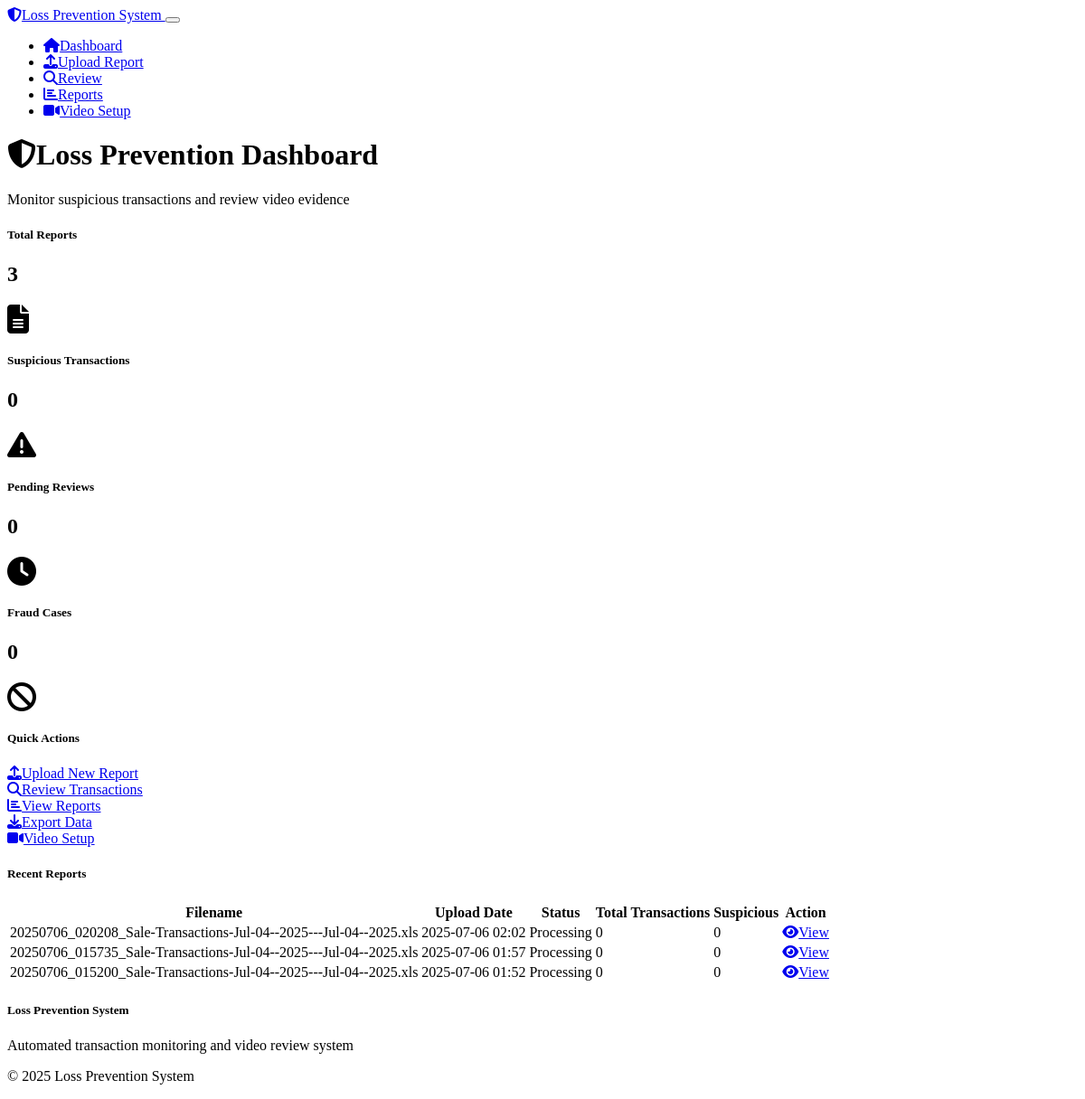
Before: / with the older database file.
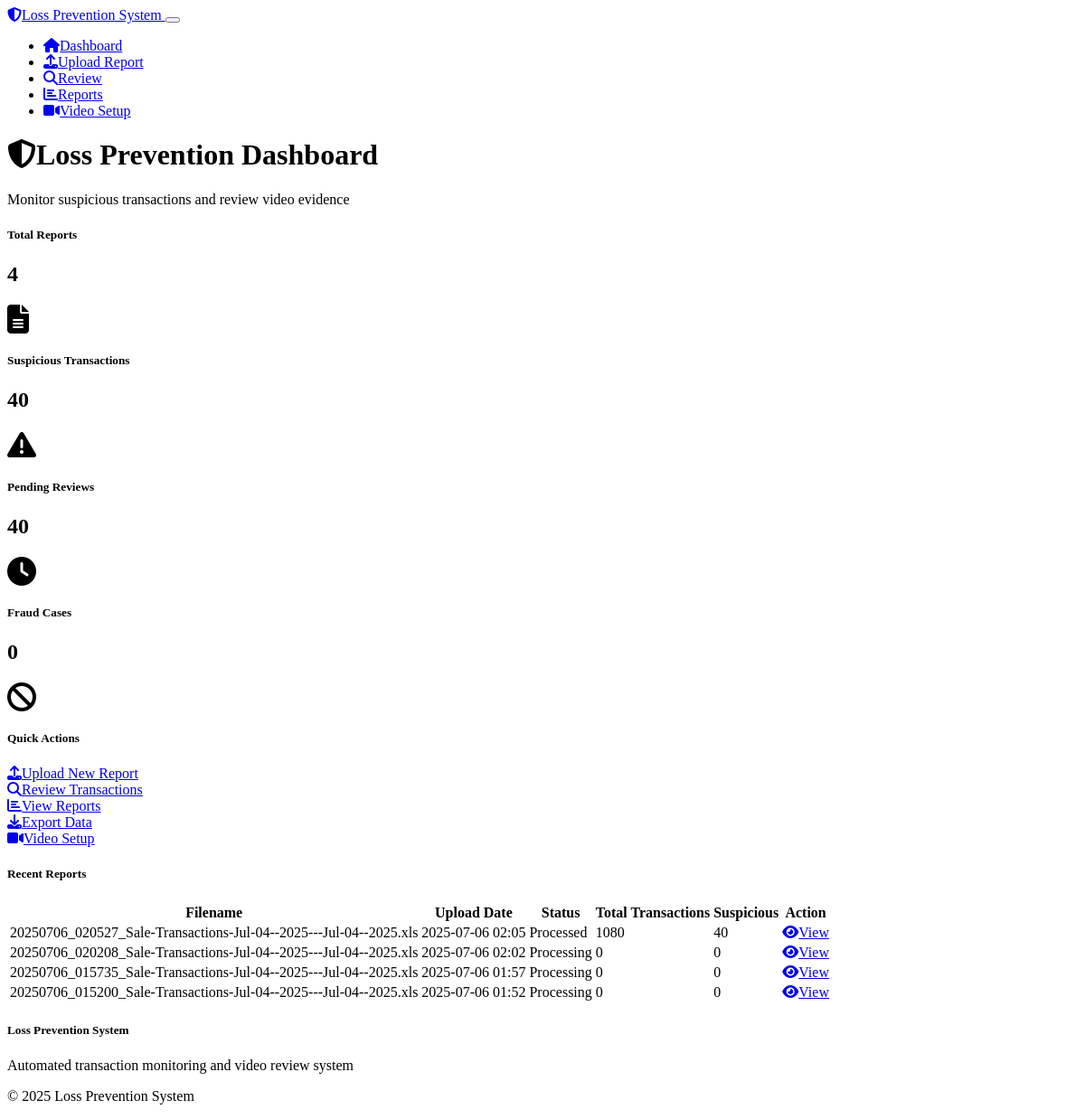
After: the same page with the newer database file.
### models.py (models this page shows)
class TransactionReport(db.Model):
    id = db.Column(db.Integer, primary_key=True)
    filename = db.Column(db.String(255), nullable=False)
    upload_date = db.Column(db.DateTime, default=datetime.utcnow)
    processed = db.Column(db.Boolean, default=False)
    total_transactions = db.Column(db.Integer, default=0)
    suspicious_transactions = db.Column(db.Integer, default=0)

### routes.py (the view)
@app.route('/')
def index():
    recent_reports = TransactionReport.query.order_by(TransactionReport.upload_date.desc()).limit(5).all()
    total_reports = TransactionReport.query.count()
    total_suspicious = SuspiciousTransaction.query.count()
    pending_reviews = SuspiciousTransaction.query.filter_by(review_status='pending').count()
    fraud_count = SuspiciousTransaction.query.filter_by(review_status='fraud').count()
    stats = {
        'total_reports': total_reports,
        'total_suspicious': total_suspicious,
        'pending_reviews': pending_reviews,
        'fraud_count': fraud_count
    }
    return render_template('index.html', recent_reports=recent_reports, stats=stats)

### templates/index.html (shortened to what the changed rows need)
{% extends "base.html" %}
{% block content %}
<div class="row">
    <div class="col-12">
        <h1><i class="fas fa-shield-alt me-2"></i>Loss Prevention Dashboard</h1>
    </div>
</div>
<div class="row mb-4">
    <div class="col-md-3 mb-3">
        <div class="card bg-primary">
            <div class="card-body">
                <div class="d-flex align-items-center">
                    <div class="flex-grow-1">
                        <h5 class="card-title text-white">Total Reports</h5>
                        <h2 class="text-white">{{ stats.total_reports }}</h2>
                    </div>
                </div>
            </div>
        </div>
    </div>
    <div class="col-md-3 mb-3">
        <div class="card bg-warning">
            <div class="card-body">
                <div class="d-flex align-items-center">
                    <div class="flex-grow-1">
                        <h5 class="card-title text-white">Suspicious Transactions</h5>
                        <h2 class="text-white">{{ stats.total_suspicious }}</h2>
                    </div>
                </div>
            </div>
        </div>
    </div>
    <div class="col-md-3 mb-3">
        <div class="card bg-info">
            <div class="card-body">
                <div class="d-flex align-items-center">
                    <div class="flex-grow-1">
                        <h5 class="card-title text-white">Pending Reviews</h5>
                        <h2 class="text-white">{{ stats.pending_reviews }}</h2>
                    </div>
                </div>
            </div>
        </div>
    </div>
    <div class="col-md-3 mb-3">
        <div class="card bg-danger">
            <div class="card-body">
                <div class="d-flex align-items-center">
                    <div class="flex-grow-1">
                        <h2 class="text-white">{{ stats.fraud_count }}</h2>
                    </div>
                </div>
            </div>
        </div>
    </div>
</div>
<div class="row">
    <div class="col-12">
        <div class="card">
            <div class="card-body">
                {% if recent_reports %}
                    <div class="table-responsive">
                        <table class="table table-striped">
                            <thead>
                                <tr>
                                    <th>Filename</th>
                                    <th>Upload Date</th>
                                    <th>Status</th>
                                    <th>Total Transactions</th>
                                    <th>Suspicious</th>
                                    <th>Action</th>
                                </tr>
                            </thead>
                            <tbody>
                                {% for report in recent_reports %}
                                <tr>
                                    <td>{{ report.filename }}</td>
                                    <td>{{ report.upload_date.strftime('%Y-%m-%d %H:%M') }}</td>
                                    <td>
                                        {% if report.processed %}
                                            <span class="badge bg-success">Processed</span>
                                        {% else %}
                                            <span class="badge bg-warning">Processing</span>
                                        {% endif %}
                                    </td>
                                    <td>{{ report.total_transactions }}</td>
                                    <td>
                                        {% if report.suspicious_transactions > 0 %}
                                            <span class="badge bg-danger">{{ report.suspicious_transactions }}</span>
                                        {% else %}
                                            <span class="badge bg-success">0</span>
                                        {% endif %}
                                    </td>
                                    <td>
                                        <a href="{{ url_for('dashboard') }}" class="btn btn-sm btn-secondary">
                                            <i class="fas fa-eye me-1"></i>View
                                        </a>
                                    </td>
                                </tr>
                                {% endfor %}
                            </tbody>
                        </table>
                    </div>
                {% endif %}
            </div>
        </div>
    </div>
</div>
{% endblock %}

Changed rows visible on the page:
added TransactionReport: filename "20250706_020527_Sale-Transactions-Jul-04--2025---Jul-04--2025.xls", upload_date "2025-07-06 02:05", processed "Processed", total_transactions "1080", suspicious_transactions "40"
Other visible differences:
{{ stats.total_reports }}: "3" → "4"
{{ stats.total_suspicious }}: "0" → "40"
{{ stats.pending_reviews }}: "0" → "40"
